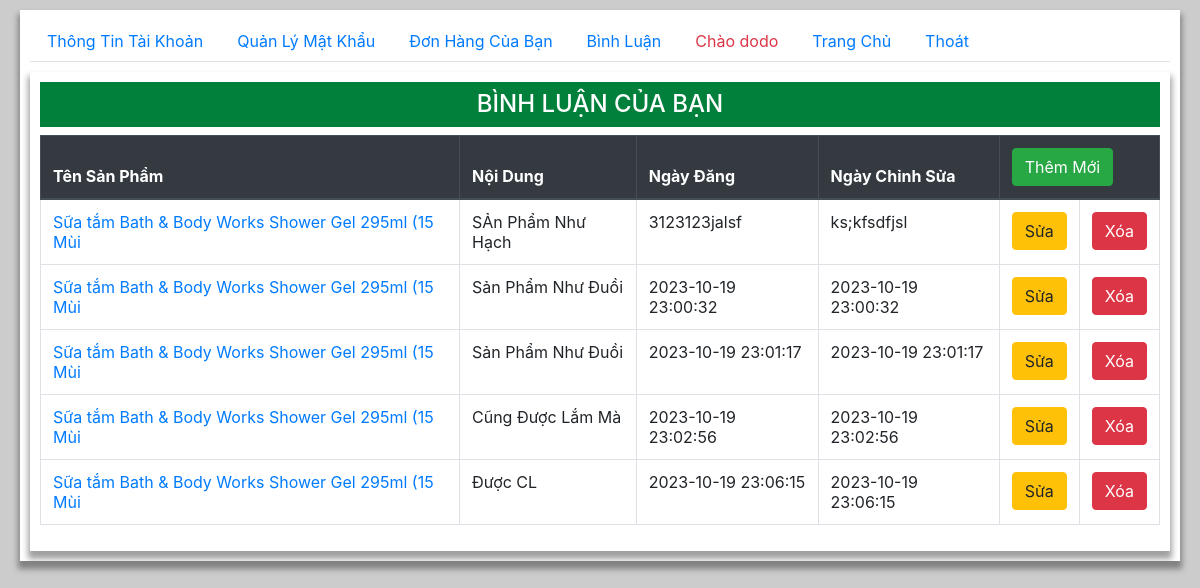
The app's page /user/user.php?page=comment (signed in), older data.
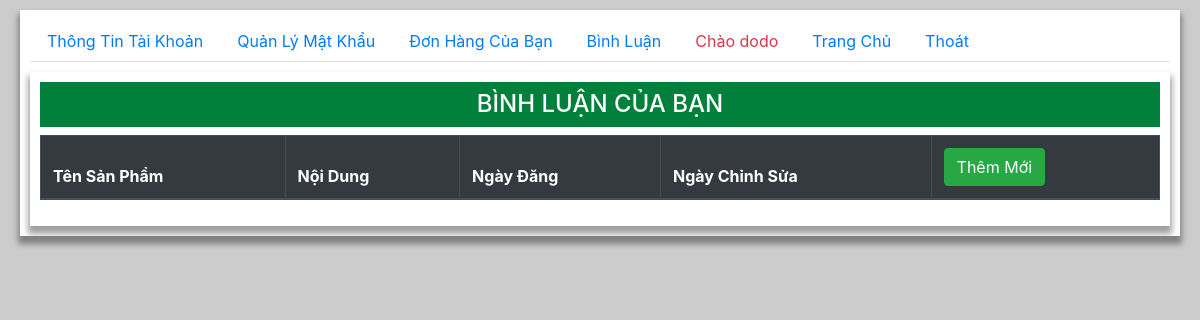
The same page, newer data.
### tables this page shows
CREATE TABLE `cmt` (
  `id` int(11) NOT NULL,
  `content` varchar(255) NOT NULL,
  `id_prod` int(11) NOT NULL,
  `id_user` varchar(20) NOT NULL,
  `create_at` varchar(20) NOT NULL,
  `update_at` varchar(20) NOT NULL
);

CREATE TABLE `product` (
  `id` int(11) NOT NULL,
  `name` varchar(50) NOT NULL,
  `price` int(11) NOT NULL,
  `discount` int(11) DEFAULT NULL,
  `img` varchar(255) NOT NULL,
  `create_at` datetime NOT NULL,
  `update_at` datetime NOT NULL,
  `description` text DEFAULT NULL,
  `view` int(11) NOT NULL,
  `id_cate` int(11) NOT NULL
);

### user/comment.php (the view, shortened to what this page needs)
<div class="container">
    <h2 class="py-2 text-center h4 ">BÌNH LUẬN CỦA BẠN</h2>
    <table class="table table-hover table-bordered">
    <thead  class="thead-dark" >
        <tr>
            <th>Tên Sản Phẩm</th>
            <th>Nội Dung</th>
            <th>Ngày Đăng </th>
            <th>Ngày Chỉnh Sửa </th>
            <th colspan="2"><a class="btn btn-success" href="./orders-add.php">Thêm Mới</a></th>
        </tr>
    </thead>
    <tbody>
    <?php
        require '../model/conn.php';
        if (isset($_COOKIE['usr'])) {
            $username = "where id_user = " ."'" .$_COOKIE['usr'] ."'" ;
        }
        $stmt = $conn ->prepare("SELECT cmt.id, content, id_prod, id_user, cmt.create_at, cmt.update_at, product.name
        FROM cmt join product on cmt.id_prod = product.id $username");
        $stmt -> execute();
        while($cmt = $stmt->fetch()){
            echo "<tr>
                <td><a href='../index.php?page=product&id_prod=$cmt[2]'>$cmt[6]</a></td>
                <td>$cmt[1]</td>
                <td>$cmt[4]</td>
                <td>$cmt[5]</td>
                <td style='width:60px'><a href='./orders-add.php?id=$cmt[0]'><button class='btn btn-warning'>Sửa</button></a></td>
                <td style='width:60px'><button class='btn btn-danger' onclick='delete_cmt($cmt[0])'>Xóa</button></td>
            </tr>";
        }
    ?>
    </tbody>
</table>
</div>

Row changes from the older to the newer data that the page shows:
removed cmt: id_prod.name "Sữa tắm Bath & Body Works Shower Gel 295ml (15 Mùi", content "SẢn Phẩm Như Hạch", create_at "3123123jalsf", update_at "ks;kfsdfjsl"
removed cmt: id_prod.name "Sữa tắm Bath & Body Works Shower Gel 295ml (15 Mùi", content "Sản Phẩm Như Đuồi", create_at "2023-10-19 23:00:32", update_at "2023-10-19 23:00:32"
removed cmt: id_prod.name "Sữa tắm Bath & Body Works Shower Gel 295ml (15 Mùi", content "Sản Phẩm Như Đuồi", create_at "2023-10-19 23:01:17", update_at "2023-10-19 23:01:17"
removed cmt: id_prod.name "Sữa tắm Bath & Body Works Shower Gel 295ml (15 Mùi", content "Cũng Được Lắm Mà", create_at "2023-10-19 23:02:56", update_at "2023-10-19 23:02:56"
removed cmt: id_prod.name "Sữa tắm Bath & Body Works Shower Gel 295ml (15 Mùi", content "Được CL", create_at "2023-10-19 23:06:15", update_at "2023-10-19 23:06:15"
